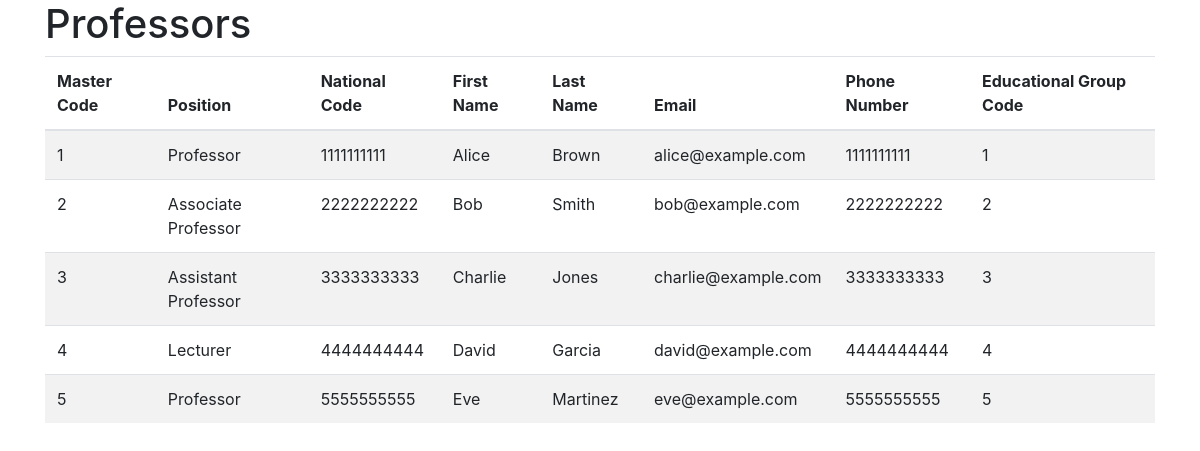
The app's page /professors with its own data.
### tables this page shows
CREATE TABLE professor (
                    master_code INTEGER PRIMARY KEY,
                    position TEXT,
                    national_code INTEGER,
                    firstname TEXT,
                    lastname TEXT,
                    email TEXT,
                    phone_number INTEGER,
                    educational_group_code INTEGER);

### app.py (the view)
@app.route('/professors', methods=['GET'])
def get_professors():
    try:
        conn = get_db_connection()
        professors = conn.execute('SELECT * FROM professor').fetchall()
        conn.close()
        app.logger.info(f'Retrieved {len(professors)} professors')
        return render_template('professors.html', professors=professors)
    except Exception as e:
        app.logger.error(f'Error retrieving professors: {str(e)}')
        return f'Error: {str(e)}', 500

### app.py (called while the page is built)
def get_db_connection():
    conn = sqlite3.connect('university.db')
    conn.row_factory = sqlite3.Row
    return conn

### templates/professors.html (shortened to what this page needs)
<!DOCTYPE html>
<html>
<head>
    <link rel="stylesheet" href="https://stackpath.bootstrapcdn.com/bootstrap/4.3.1/css/bootstrap.min.css">
</head>
<body>
    <div class="container">
        <h1>Professors</h1>
        <table class="table table-striped">
            <thead>
                <tr>
                    <th>Master Code</th>
                    <th>Position</th>
                    <th>National Code</th>
                    <th>First Name</th>
                    <th>Last Name</th>
                    <th>Email</th>
                    <th>Phone Number</th>
                    <th>Educational Group Code</th>
                </tr>
            </thead>
            <tbody>
                {% for professor in professors %}
                <tr>
                    <td>{{ professor.master_code }}</td>
                    <td>{{ professor.position }}</td>
                    <td>{{ professor.national_code }}</td>
                    <td>{{ professor.firstname }}</td>
                    <td>{{ professor.lastname }}</td>
                    <td>{{ professor.email }}</td>
                    <td>{{ professor.phone_number }}</td>
                    <td>{{ professor.educational_group_code }}</td>
                </tr>
                {% endfor %}
            </tbody>
        </table>
    </div>
</body>
</html>

### records on screen
professor: master_code "1", position "Professor", national_code "1111111111", firstname "Alice", lastname "Brown", email "alice@example.com", phone_number "1111111111", educational_group_code "1"
professor: master_code "2", position "Associate Professor", national_code "2222222222", firstname "Bob", lastname "Smith", email "bob@example.com", phone_number "2222222222", educational_group_code "2"
professor: master_code "3", position "Assistant Professor", national_code "3333333333", firstname "Charlie", lastname "Jones", email "charlie@example.com", phone_number "3333333333", educational_group_code "3"
professor: master_code "4", position "Lecturer", national_code "4444444444", firstname "David", lastname "Garcia", email "david@example.com", phone_number "4444444444", educational_group_code "4"
professor: master_code "5", position "Professor", national_code "5555555555", firstname "Eve", lastname "Martinez", email "eve@example.com", phone_number "5555555555", educational_group_code "5"
